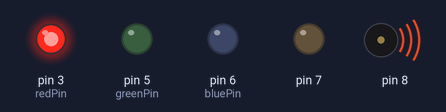
The sketch below on a simulated Arduino Uno, built with avr-gcc and run on an emulated ATmega328P. Parts: output pins drawn as LEDs (lit = HIGH), buzzer (waves = sounding).

Above: at 0.1 s.
At 7.65 s:
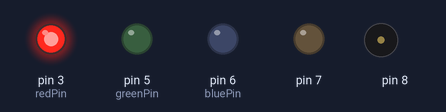
At 14.4 s:
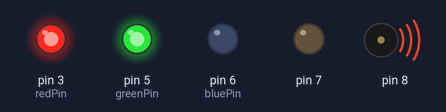
At 16.75 s:
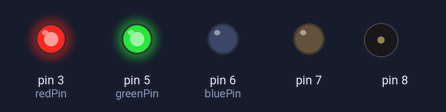
At 21.95 s:
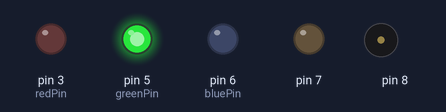
At 28.7 s:
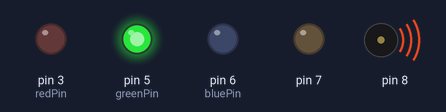
Timing chart, 0 to 40.0 s (numbered marks = the images above):
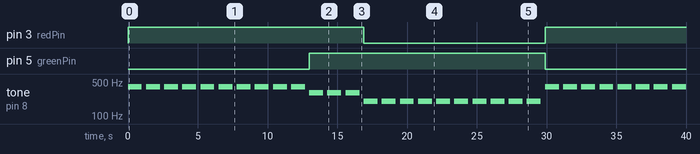

Measured:
- by itself, pin 3 (redPin): LOW → HIGH at 0.00 s, → LOW 16.9 s later, → HIGH 13.0 s later
- by itself, pin 5 (greenPin): LOW → HIGH at 13.0 s, → LOW 16.9 s later
- by itself, tone on pin 8: plays 400 Hz for 1.0 s, 400 Hz for 1.0 s, 400 Hz for 1.0 s, 400 Hz for 1.0 s, 400 Hz for 1.0 s, 400 Hz for 1.0 s … (31 notes in this stretch)

The sketch:

Demo2.ino
```cpp
const int redPin = 3;
const int greenPin = 5;
const int bluePin = 6;
int NOTE_C4 =400;
int NOTE_C3 =300;
int NOTE_C2 =200;
void setup() {
  // initialize serial:
  Serial.begin(9600);
  // make the pins outputs:
  pinMode(redPin, OUTPUT);
  pinMode(greenPin, OUTPUT);
  pinMode(bluePin, OUTPUT);
  pinMode(8, INPUT);
  pinMode(7, OUTPUT);

}
int noteDurations1[] = {
  1, 1 ,1 ,1 ,1 ,1 ,1 ,1 ,1 ,1
};
int noteDurations2[] = {
  1, 1 ,1
};
int noteDurations3[] = {
  1, 1 ,1 ,1 ,1 ,1 ,1 ,1 ,1 ,1
};
int melody1[] = {
  NOTE_C4, NOTE_C4, NOTE_C4, NOTE_C4, NOTE_C4, NOTE_C4, NOTE_C4, NOTE_C4, NOTE_C4, NOTE_C4
};
int melody2[] = {
  NOTE_C3, NOTE_C3, NOTE_C3
};
int melody3[] = {
  NOTE_C2, NOTE_C2, NOTE_C2, NOTE_C2, NOTE_C2, NOTE_C2, NOTE_C2, NOTE_C2, NOTE_C2, NOTE_C2
};
void loop() {
  analogWrite(redPin, 255);
  analogWrite(greenPin, 0);
  analogWrite(bluePin, 0);
  for (int thisNote = 0; thisNote < 10; thisNote++) {

    // to calculate the note duration, take one second divided by the note type.
    //e.g. quarter note = 1000 / 4, eighth note = 1000/8, etc.
    int noteDuration = 1000 / noteDurations1[thisNote];
    tone(8, melody1[thisNote], noteDuration);

    // to distinguish the notes, set a minimum time between them.
    // the note's duration + 30% seems to work well:
    int pauseBetweenNotes = noteDuration * 1.30;
    delay(pauseBetweenNotes);
    // stop the tone playing:
    noTone(8);
  }
  analogWrite(redPin, 255);
  analogWrite(greenPin, 255);
  analogWrite(bluePin, 0);
  for (int thisNote = 0; thisNote < 3; thisNote++) {

    // to calculate the note duration, take one second divided by the note type.
    //e.g. quarter note = 1000 / 4, eighth note = 1000/8, etc.
    int noteDuration = 1000 / noteDurations1[thisNote];
    tone(8, melody2[thisNote], noteDuration);

    // to distinguish the notes, set a minimum time between them.
    // the note's duration + 30% seems to work well:
    int pauseBetweenNotes = noteDuration * 1.30;
    delay(pauseBetweenNotes);
    // stop the tone playing:
    noTone(8);
  }
  analogWrite(redPin, 0);
  analogWrite(greenPin, 255);
  analogWrite(bluePin, 0);
  for (int thisNote = 0; thisNote < 10; thisNote++) {
    // to calculate the note duration, take one second divided by the note type.
    //e.g. quarter note = 1000 / 4, eighth note = 1000/8, etc.
    int noteDuration = 1000 / noteDurations3[thisNote];
    tone(8, melody3[thisNote], noteDuration);

    // to distinguish the notes, set a minimum time between them.
    // the note's duration + 30% seems to work well:
    int pauseBetweenNotes = noteDuration * 1.30;
    delay(pauseBetweenNotes);
    // stop the tone playing:
    noTone(8);
  }
}
```
